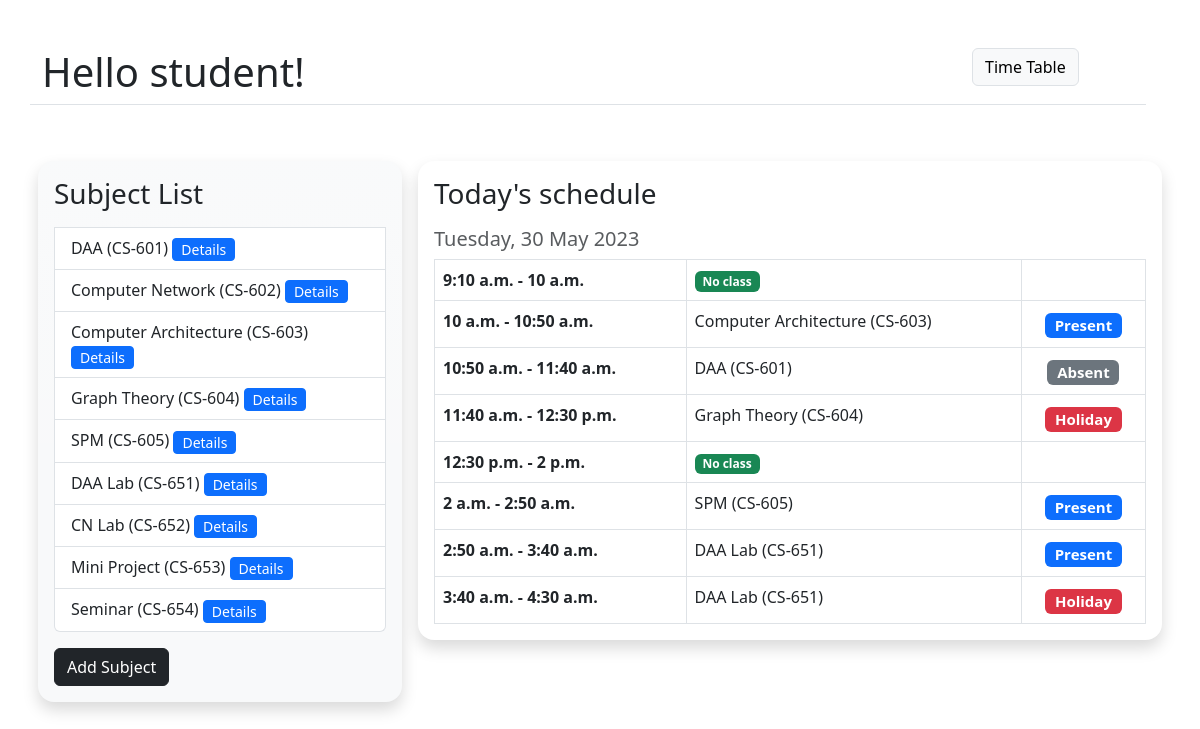
The page / on the database its author committed.
### app/models.py (models this page shows, shortened)
class Subject(models.Model):
    id=models.AutoField(primary_key=True)
    name = models.CharField(max_length=100)
    subject_code = models.CharField(max_length=10)
    student= models.ForeignKey("Student", on_delete=models.CASCADE,null=True)

class Timetable(models.Model):
    id=models.AutoField(primary_key=True)
    sid=models.ForeignKey(Subject, on_delete=models.CASCADE,null=True)
    day = models.ForeignKey(Day,on_delete=models.CASCADE,null=True)
    time_slot = models.ForeignKey(TimeSlot, on_delete=models.CASCADE,null=True)

class TimeSlot(models.Model):
    id=models.AutoField(primary_key=True)
    start_time = models.TimeField()
    duration = models.DurationField()
    @property
    def end_time(self):
        end = datetime.datetime.combine(datetime.date.today(), self.start_time) + self.duration
        return end.time()

class Status(models.Model):
    id=models.AutoField(primary_key=True)
    status=models.CharField(max_length=20)

### app/views.py (the view)
# urls.py: path("", views.index, name="homepage"),
def index(request):
    sub = Subject.objects.all()
    time_table = Timetable.objects.filter(day_id=weekday).all()
    attendances = Attendance.objects.filter(date=datetime.date.today()).all()
    marked = [a.timetable.id for a in attendances]
    holiday_avl = True
    if len(marked) >0:
        holiday_avl = False
    for t in time_table:
        if t.id in marked:
            t.marked = True
            t.status = Attendance.objects.get(date=datetime.date.today(), timetable_id=t.id).status
        else:
            t.marked = False
    context = { "sub_list": sub, "today": datetime.date.today().strftime("%A, %d %B %Y"), "time_table" : time_table, "holiday_avl": holiday_avl}
    return render(request,"index.html" , context=context)

### app/templates/index.html (shortened to what this page needs)
{% extends 'base.html' %}
{% block body %}
<div class="container mt-5">
    <div class="row border-bottom w-100 mb-5">
        <div class="col-10">
            <h1>Hello student!</h1>
        </div>
        <div class="col-2">
            <a class="btn btn-light border" href="/time-table">Time Table</a>
        </div>
    </div>
    <div class="row">
        <div class="col-4 p-2">
            <div class="px-3 bg-light bg-gradient rounded-4 shadow">
                {% if sub_list|length > 0 %}
                <ul class="list-group">
                    <h3 class="h3 my-3">Subject List</h3>
                    {% for sub in sub_list %}
                    <li class="list-group-item">
                        {{sub.name}} ({{sub.subject_code}})
                        <a href="/report/{{sub.id}}" class="btn btn-sm btn-primary py-0">Details</a>
                    </li>
                    {% endfor %}
                </ul>
                {% else %}
                <p class="pt-3">No subjects added !</p>
                {% endif %}
                <a class="btn btn-dark my-3" href="/add-subject">Add Subject</a>
            </div>
        </div>
        <div class="col-8 p-2">
            <div class="px-3 bg-white bg-gradient rounded-4 shadow">
                <ul class="list-group">
                    <div class="d-flex my-3 justify-content-between align-items-center">
                        <h3 class="h3  mb-0 pb-0">Today's schedule</h3>
                    </div>
                    <h5 class="text-muted lead">{{today}}</h5>
                    {% if time_table|length > 0 %}
                    <table class="table table-bordered">
                        <tbody>
                            {% for tt in time_table %}
                            <tr>
                                <td class="fw-bold">{{tt.time_slot.start_time}} - {{tt.time_slot.end_time}}</td>
                                <td>
                                    {% if tt.sid %}
                                    {{tt.sid.name}} ({{tt.sid.subject_code}})
                                    {% else %}
                                    <span class="badge bg-success">No class</span>
                                    {% endif %}
                                </td>
                                <td class="fs-5 text-center">
                                    {% if tt.sid%}
                                        {% if tt.marked %}
                                            {% if tt.status.id == 1 %}
                                            <span class="badge bg-primary">
                                            {% elif tt.status.id == 2 %}
                                            <span class="badge bg-secondary">
                                            {% elif tt.status.id == 3 %}
                                            <span class="badge bg-danger">
                                            {% endif %}
                                                {{tt.status.status}}
                                            </span>
                                        {% endif %}
                                    {% endif %}
                                </td>
                            </tr>
                            {% endfor %}
                        </tbody>
                    </table>
                    {% else %}
                    <h1 class=" text-center pt-3">No classes today !</p>
                    {% endif %}
                </ul>
            </div>
        </div>
    </div>
</div>
{% endblock %}

### rows shown on the page
Subject: name "DAA", subject_code "CS-601"
Subject: name "Computer Network", subject_code "CS-602"
Subject: name "Computer Architecture", subject_code "CS-603"
Subject: name "Graph Theory", subject_code "CS-604"
Subject: name "SPM", subject_code "CS-605"
Subject: name "DAA Lab", subject_code "CS-651"
Subject: name "CN Lab", subject_code "CS-652"
Subject: name "Mini Project", subject_code "CS-653"
Subject: name "Seminar", subject_code "CS-654"
Timetable: time_slot.start_time "9:10 a.m.", time_slot.end_time "10 a.m.", shows "No class"
Timetable: time_slot.start_time "10 a.m.", time_slot.end_time "10:50 a.m.", sid.name "Computer Architecture", sid.subject_code "CS-603", status.status "Present"
Timetable: time_slot.start_time "10:50 a.m.", time_slot.end_time "11:40 a.m.", sid.name "DAA", sid.subject_code "CS-601", status.status "Absent"
Timetable: time_slot.start_time "11:40 a.m.", time_slot.end_time "12:30 p.m.", sid.name "Graph Theory", sid.subject_code "CS-604", status.status "Holiday"
Timetable: time_slot.start_time "12:30 p.m.", time_slot.end_time "2 p.m.", shows "No class"
Timetable: time_slot.start_time "2 a.m.", time_slot.end_time "2:50 a.m.", sid.name "SPM", sid.subject_code "CS-605", status.status "Present"
Timetable: time_slot.start_time "2:50 a.m.", time_slot.end_time "3:40 a.m.", sid.name "DAA Lab", sid.subject_code "CS-651", status.status "Present"
Timetable: time_slot.start_time "3:40 a.m.", time_slot.end_time "4:30 a.m.", sid.name "DAA Lab", sid.subject_code "CS-651", status.status "Holiday"
